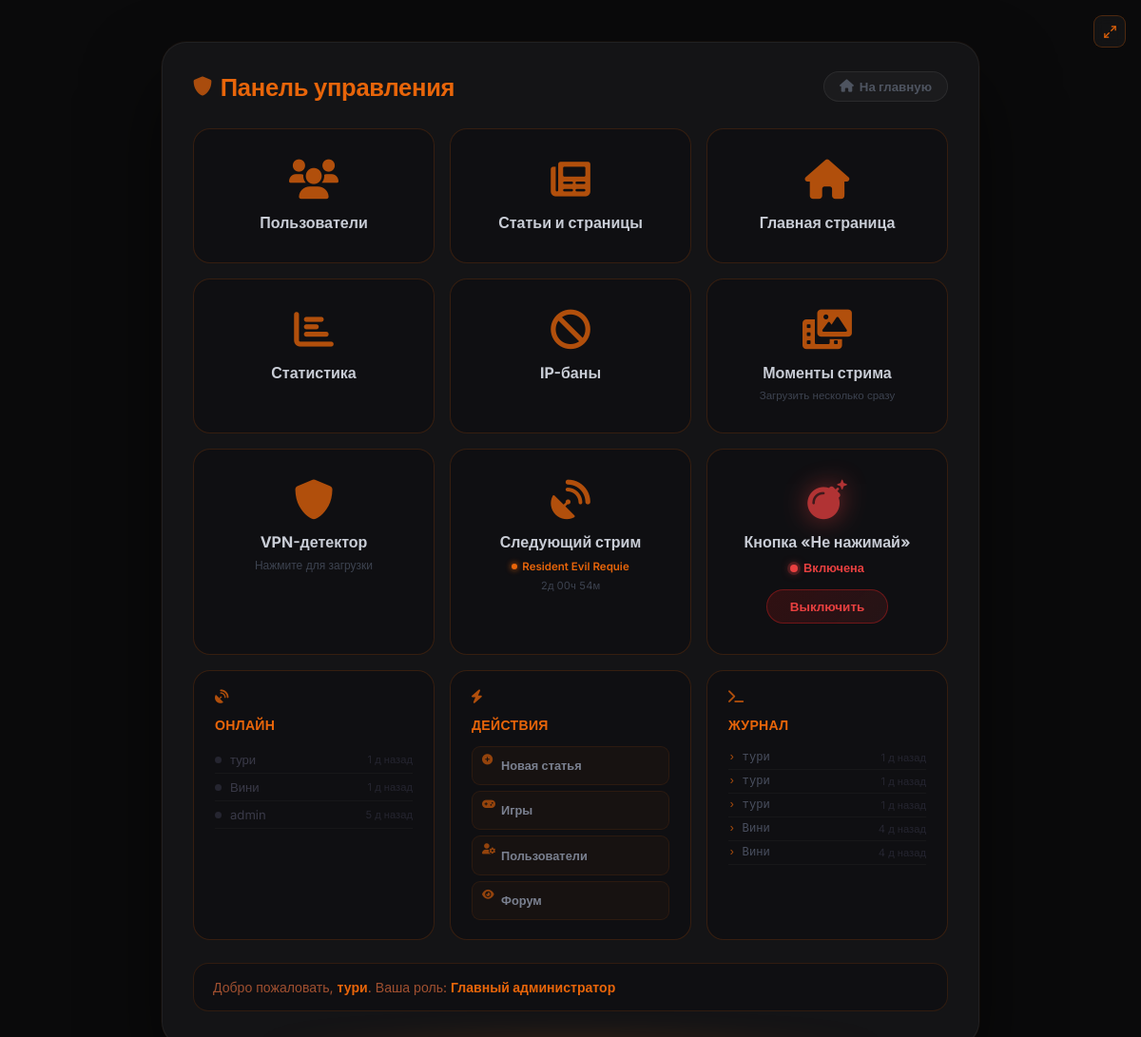
Page /admin (signed in) on the earlier database version.
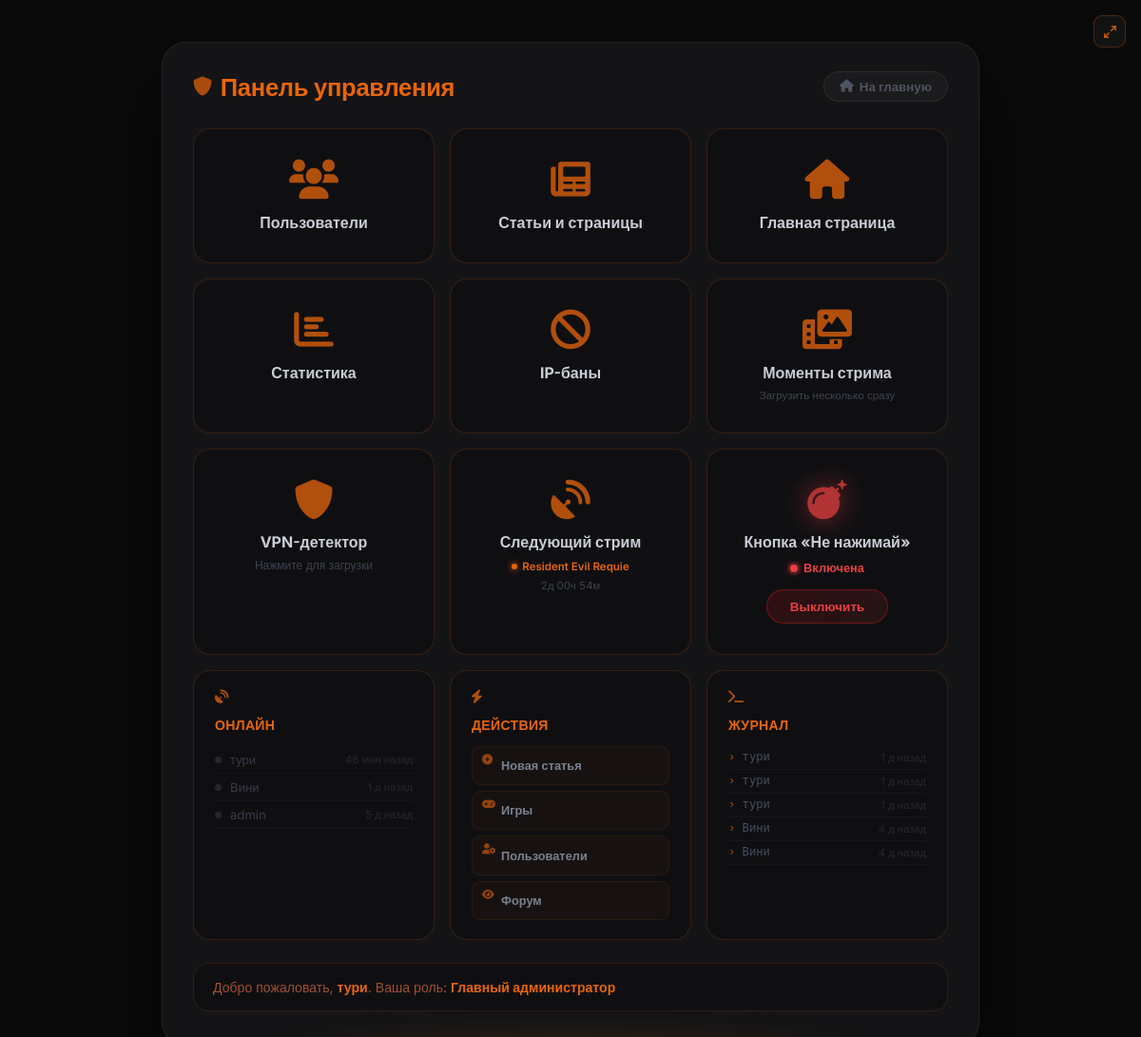
Same page on the later database version.
### models.py (models this page shows, shortened)
class User(db.Model, UserMixin):
    __tablename__ = 'users'
    id             = db.Column(db.Integer, primary_key=True)
    username       = db.Column(db.String(80),  unique=True, nullable=False)
    email          = db.Column(db.String(120), unique=True, nullable=False)
    password_hash  = db.Column(db.String(256), nullable=False)
    role           = db.Column(db.Integer, default=0)
    created_at     = db.Column(db.DateTime, default=datetime.utcnow)   # дата регистрации
    last_seen      = db.Column(db.DateTime, default=datetime.utcnow)
    banned_until   = db.Column(db.DateTime, nullable=True)
    ban_reason     = db.Column(db.String(500), nullable=True)
    banned_by_id   = db.Column(db.Integer, db.ForeignKey('users.id'), nullable=True)
    recovery_key   = db.Column(db.String(256), nullable=True)
    avatar         = db.Column(db.String(300), nullable=True)
    terms_agreed   = db.Column(db.Boolean, default=False)
    privacy_agreed = db.Column(db.Boolean, default=False)
    articles       = db.relationship('Article',  backref='author',     lazy='dynamic', foreign_keys='Article.author_id')
    comments       = db.relationship('Comment',  backref='author',     lazy='dynamic', foreign_keys='Comment.author_id')
    votes          = db.relationship('Vote',     backref='user',       lazy='dynamic')
    extra_pages    = db.relationship('ExtraPage', backref='author',    lazy='dynamic', foreign_keys='ExtraPage.author_id')
    comment_reactions = db.relationship('CommentReaction', backref='user', lazy='dynamic')
    def can_ip_ban(self):
        return self.role >= 4

### app.py (the view)
@app.route('/admin')
@login_required
@editor_required
def admin_panel():
    from sqlalchemy import func as sqlfunc
    settings = SiteSettings.get()
    stats = None
    digest_data = {}
    if current_user.role >= 4:
        stats = type('S', (), {
            'articles': Article.query.count(),
            'users':    User.query.count(),
            'comments': Comment.query.count(),
            'views':    db.session.query(sqlfunc.sum(Article.views)).scalar() or 0,
        })()
        recent_comments = Comment.query.order_by(Comment.created_at.desc()).limit(5).all()
        now = datetime.utcnow()
        def ago(dt):
            d = now - dt
            if d.seconds < 60: return 'только что'
            if d.seconds < 3600: return f'{d.seconds//60} мин назад'
            if d.days == 0: return f'{d.seconds//3600} ч назад'
            return f'{d.days} д назад'
        digest_data['recent_comments'] = [
            {'author': c.author.username if c.author else '?', 'ago': ago(c.created_at)}
            for c in recent_comments
        ]
        recent_users = User.query.order_by(User.last_seen.desc()).limit(5).all()
        digest_data['recent_users'] = [
            {'username': u.username,
             'ago': ago(u.last_seen),
             'online': (now - u.last_seen).total_seconds() < 300}
            for u in recent_users
        ]
    open_reports_count = Report.query.filter_by(resolved=False).count()
    return render_template('admin/dashboard.html',
                           chaos_button_enabled=settings.chaos_button_enabled,
                           stats=stats,
                           digest_data=digest_data,
                           next_stream_widget=NextStream.query.first(),
                           open_reports_count=open_reports_count)

### app.py (called while the page is built)
@login_manager.user_loader
def load_user(user_id):
    return User.query.get(int(user_id))

@app.before_request
def update_last_seen():
    if current_user.is_authenticated:
        current_user.last_seen = datetime.utcnow()
        db.session.commit()

@app.after_request
def add_security_headers(response):
    if request.path.startswith('/game'):
        response.headers['X-Frame-Options'] = 'SAMEORIGIN'
    else:
        response.headers['X-Frame-Options'] = 'DENY'
    response.headers['X-Content-Type-Options'] = 'nosniff'
    response.headers['X-XSS-Protection']       = '1; mode=block'
    response.headers.pop('Server', None)
    response.headers.pop('X-Powered-By', None)
    return response

def editor_required(f):
    from functools import wraps
    @wraps(f)
    def decorated(*args, **kwargs):
        if not current_user.is_authenticated or current_user.role < 2: abort(403)
        return f(*args, **kwargs)
    return decorated

### models.py (called while the page is built)
    @staticmethod
    def get():
        s = SiteSettings.query.first()
        if not s:
            s = SiteSettings(chaos_button_enabled=False)
            db.session.add(s)
            db.session.commit()
        return s

### templates/admin/dashboard.html (shortened to what the changed rows need)
{% extends "base.html" %}
{% block content %}
<div class="admin-outer">
<div class="admin-card">
    <div class="admin-header">
        <h2 class="admin-title"><i class="fas fa-shield-alt"></i> Панель управления</h2>
    </div>
    <div class="dash-grid">
        {% set _perm = current_user.permissions if current_user.permissions else none %}
        {% if current_user.role >= 4 or (_perm and _perm.can_toggle_chaos) or (_perm and _perm.can_broadcast) %}
        <div class="dash-tile" style="cursor:default;text-align:left;padding:20px 22px;">
            {% if digest_data and digest_data.recent_users %}
            {% for u in digest_data.recent_users %}
            <div style="display:flex;align-items:center;gap:9px;padding:6px 0;border-bottom:1px solid rgba(255,255,255,0.03);">
                <span style="width:7px;height:7px;border-radius:50%;flex-shrink:0;
                    {% if u.online %}background:#30c060;box-shadow:0 0 6px rgba(48,192,96,0.7);
                    {% else %}background:#252530;{% endif %}"></span>
                <span style="color:{% if u.online %}#c9cdd6{% else %}#3a3a48{% endif %};font-size:0.82rem;font-weight:{% if u.online %}600{% else %}400{% endif %};flex:1;overflow:hidden;text-overflow:ellipsis;white-space:nowrap;">{{ u.username }}</span>
                <span style="color:#252530;font-size:0.7rem;white-space:nowrap;">{{ u.ago }}</span>
            </div>
            {% endfor %}
            {% else %}
            <div style="color:#252530;font-size:0.8rem;padding:12px 0;">Нет данных</div>
            {% endif %}
        </div>
                {% set actions = [
                    (url_for('admin_article_create'), 'fas fa-plus-circle', 'Новая статья'),
                    (url_for('admin_games'),          'fas fa-gamepad',     'Игры'),
                    (url_for('admin_users'),          'fas fa-user-cog',    'Пользователи'),
                    (url_for('forum'),                'fas fa-eye',         'Форум'),
                ] %}
        <div class="dash-tile" style="cursor:default;text-align:left;padding:20px 22px;">
            {% if digest_data and digest_data.recent_comments %}
            {% for c in digest_data.recent_comments %}
            <div style="display:flex;justify-content:space-between;align-items:center;padding:5px 0;
                border-bottom:1px solid rgba(255,255,255,0.03);">
                <span style="color:#4a5060;font-size:0.76rem;font-family:monospace;">
                    <span style="color:#e8650a;opacity:0.7;">›</span> {{ c.author }}
                </span>
                <span style="color:#252530;font-size:0.7rem;">{{ c.ago }}</span>
            </div>
            {% endfor %}
            {% else %}
            <div style="color:#252530;font-size:0.8rem;padding:12px 0;font-family:monospace;">_ нет событий</div>
            {% endif %}
        </div>
        {% endif %}
    </div>
    <div class="welcome-box">
        Добро пожаловать, <strong>{{ current_user.username }}</strong>. Ваша роль:
        <strong>
        {% if current_user.role == 4 %}Главный администратор
        {% elif current_user.role == 3 %}Старший модератор
        {% elif current_user.role == 2 %}Редактор
        {% elif current_user.role == 1 %}Модератор чата
        {% else %}Обычный пользователь{% endif %}
        </strong>
    </div>
</div>
</div>
{% endblock %}

Differences in the rows shown:
changed User "тури": ago "1 д назад" → "48 мин назад"
